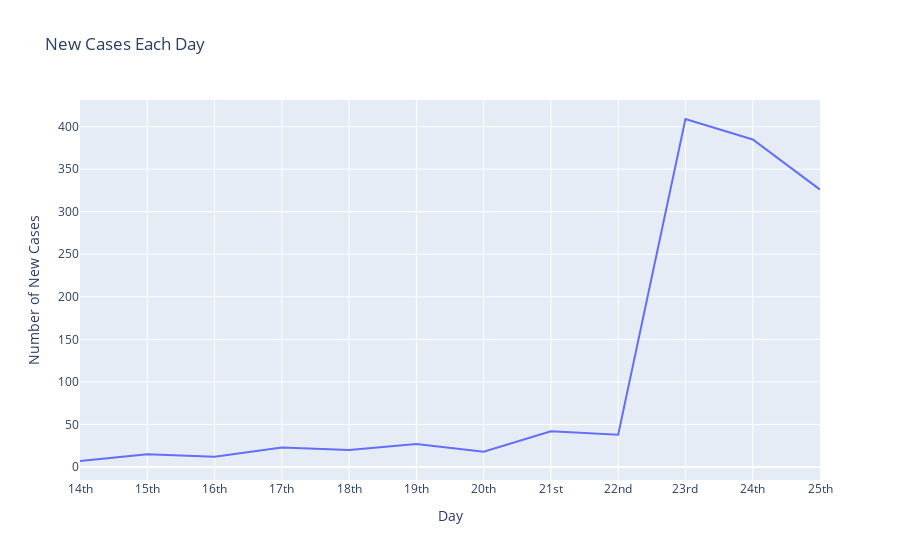

Notebook cell for this chart:
### Code cell
fig = go.Figure(data=go.Scatter(x=dates[1:], y=new_cases,
                    mode='lines',
                    name='New Cases'))
fig.update_layout(title='New Cases Each Day',
                   xaxis_title='Day',
                   yaxis_title='Number of New Cases')
fig.show()
with open('../plotly/new_cases.json', 'w') as f:
    f.write(fig.to_json())

### Figure 1 — Plotly figure (JSON) as saved in the notebook; plotly's stock layout.template omitted (floating-point values rounded to 4 significant figures)
{"data": [{"mode": "lines", "name": "New Cases", "type": "scatter", "x": ["14th", "15th", "16th", "17th", "18th", "19th", "20th", "21st", "22nd", "23rd", "24th", "25th"], "y": [7, 15, 12, 23, 20, 27, 18, 42, 38, 409, 385, 326]}], "layout": {"title": {"text": "New Cases Each Day"}, "xaxis": {"title": {"text": "Day"}}, "yaxis": {"title": {"text": "Number of New Cases"}}}}
